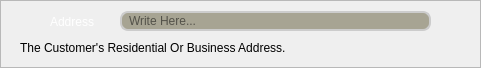
    <widget class="QFrame" name="Address_Frame">
     <property name="geometry">
      <rect>
       <x>10</x>
       <y>288</y>
       <width>481</width>
       <height>68</height>
      </rect>
     </property>
     <property name="minimumSize">
      <size>
       <width>0</width>
       <height>68</height>
      </size>
     </property>
     <property name="maximumSize">
      <size>
       <width>16777215</width>
       <height>68</height>
      </size>
     </property>
     <property name="frameShape">
      <enum>QFrame::StyledPanel</enum>
     </property>
     <property name="frameShadow">
      <enum>QFrame::Raised</enum>
     </property>
     <widget class="QLabel" name="Customer_Address_Icon">
      <property name="geometry">
       <rect>
        <x>20</x>
        <y>11</y>
        <width>21</width>
        <height>21</height>
       </rect>
      </property>
      <property name="minimumSize">
       <size>
        <width>21</width>
        <height>21</height>
       </size>
      </property>
      <property name="maximumSize">
       <size>
        <width>21</width>
        <height>21</height>
       </size>
      </property>
      <property name="styleSheet">
       <string notr="true">border: none;
background-color: rgba(0, 0, 0, 0);
color: rgb(255, 255, 255);
font: 75 18pt &quot;Acme&quot;;</string>
      </property>
      <property name="text">
       <string/>
      </property>
      <property name="pixmap">
       <pixmap resource="resources.qrc">:/Icons/Address_White.png</pixmap>
      </property>
      <property name="scaledContents">
       <bool>true</bool>
      </property>
      <property name="alignment">
       <set>Qt::AlignCenter</set>
      </property>
     </widget>
     <widget class="QLabel" name="Customer_Address_Label">
      <property name="geometry">
       <rect>
        <x>50</x>
        <y>11</y>
        <width>71</width>
        <height>21</height>
       </rect>
      </property>
      <property name="minimumSize">
       <size>
        <width>71</width>
        <height>21</height>
       </size>
      </property>
      <property name="maximumSize">
       <size>
        <width>71</width>
        <height>21</height>
       </size>
      </property>
      <property name="styleSheet">
       <string notr="true">QLabel {
border: none;
background-color: rgba(0, 0, 0, 0);
color: rgb(255, 255, 255);
font: 75 13pt &quot;Acme&quot;;
}</string>
      </property>
      <property name="text">
       <string>Address</string>
      </property>
      <property name="scaledContents">
       <bool>true</bool>
      </property>
      <property name="wordWrap">
       <bool>false</bool>
      </property>
     </widget>
     <widget class="QLineEdit" name="Address_Input">
      <property name="geometry">
       <rect>
        <x>120</x>
        <y>11</y>
        <width>311</width>
        <height>20</height>
       </rect>
      </property>
      <property name="styleSheet">
       <string notr="true">QLineEdit {
	background-color:rgb(167, 164, 147);
	padding-left: 5px;
	border: 2px solid #ccc;
	border-radius: 8px;
	background-repeat: no-repeat;
	background-position: left center;
	font: 75 15pt &quot;Acme&quot;;
}</string>
      </property>
      <property name="placeholderText">
       <string>Write Here...</string>
      </property>
     </widget>
     <widget class="QLabel" name="Address_Infos">
      <property name="geometry">
       <rect>
        <x>20</x>
        <y>37</y>
        <width>411</width>
        <height>21</height>
       </rect>
      </property>
      <property name="minimumSize">
       <size>
        <width>411</width>
        <height>21</height>
       </size>
      </property>
      <property name="maximumSize">
       <size>
        <width>411</width>
        <height>21</height>
       </size>
      </property>
      <property name="styleSheet">
       <string notr="true">QLabel {border: none;
background-color: rgba(0, 0, 0, 0);
color: rgbrgb(0, 174, 255);
font: 75 13pt &quot;Acme&quot;;
}</string>
      </property>
      <property name="text">
       <string>The Customer's Residential Or Business Address.</string>
      </property>
     </widget>
    </widget>
